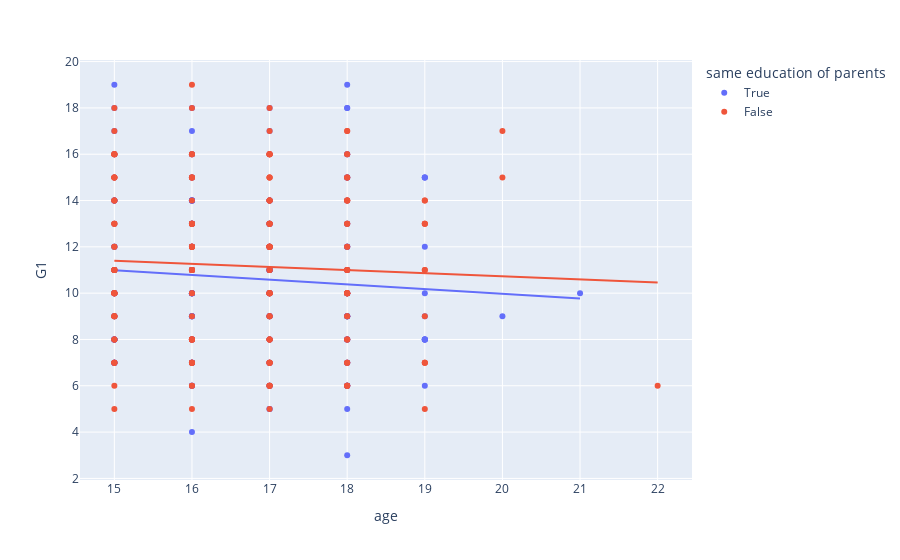

The cell this chart's notebook holds for it:
### Code cell
fig = px.scatter(df, x='age', y='G1', color='same education of parents', trendline='ols')
fig.show()

### Figure 1 — Plotly figure (JSON) as saved in the notebook; plotly's stock layout.template omitted (floating-point values rounded to 4 significant figures; data arrays with more than 128 entries replaced by an {"elided": "..."} marker saying what was removed)
{"data": [{"hovertemplate": "same education of parents=True<br>age=%{x}<br>G1=%{y}<extra></extra>", "legendgroup": "True", "marker": {"color": "#636efa", "symbol": "circle"}, "mode": "markers", "name": "True", "orientation": "v", "showlegend": true, "type": "scatter", "x": {"elided": "196 int values"}, "xaxis": "x", "y": {"elided": "196 int values"}, "yaxis": "y"}, {"hovertemplate": "<b>OLS trendline</b><br>G1 = -0.202029 * age + 14.0165<br>R<sup>2</sup>=0.005957<br><br>same education of parents=True<br>age=%{x}<br>G1=%{y} <b>(trend)</b><extra></extra>", "legendgroup": "True", "marker": {"color": "#636efa", "symbol": "circle"}, "mode": "lines", "name": "True", "showlegend": false, "type": "scatter", "x": {"elided": "196 int values"}, "xaxis": "x", "y": {"elided": "196 float values"}, "yaxis": "y"}, {"hovertemplate": "same education of parents=False<br>age=%{x}<br>G1=%{y}<extra></extra>", "legendgroup": "False", "marker": {"color": "#EF553B", "symbol": "circle"}, "mode": "markers", "name": "False", "orientation": "v", "showlegend": true, "type": "scatter", "x": {"elided": "199 int values"}, "xaxis": "x", "y": {"elided": "199 int values"}, "yaxis": "y"}, {"hovertemplate": "<b>OLS trendline</b><br>G1 = -0.133346 * age + 13.3969<br>R<sup>2</sup>=0.002692<br><br>same education of parents=False<br>age=%{x}<br>G1=%{y} <b>(trend)</b><extra></extra>", "legendgroup": "False", "marker": {"color": "#EF553B", "symbol": "circle"}, "mode": "lines", "name": "False", "showlegend": false, "type": "scatter", "x": {"elided": "199 int values"}, "xaxis": "x", "y": {"elided": "199 float values"}, "yaxis": "y"}], "layout": {"legend": {"title": {"text": "same education of parents"}, "tracegroupgap": 0}, "margin": {"t": 60}, "xaxis": {"anchor": "y", "domain": [0, 1], "title": {"text": "age"}}, "yaxis": {"anchor": "x", "domain": [0, 1], "title": {"text": "G1"}}}}
